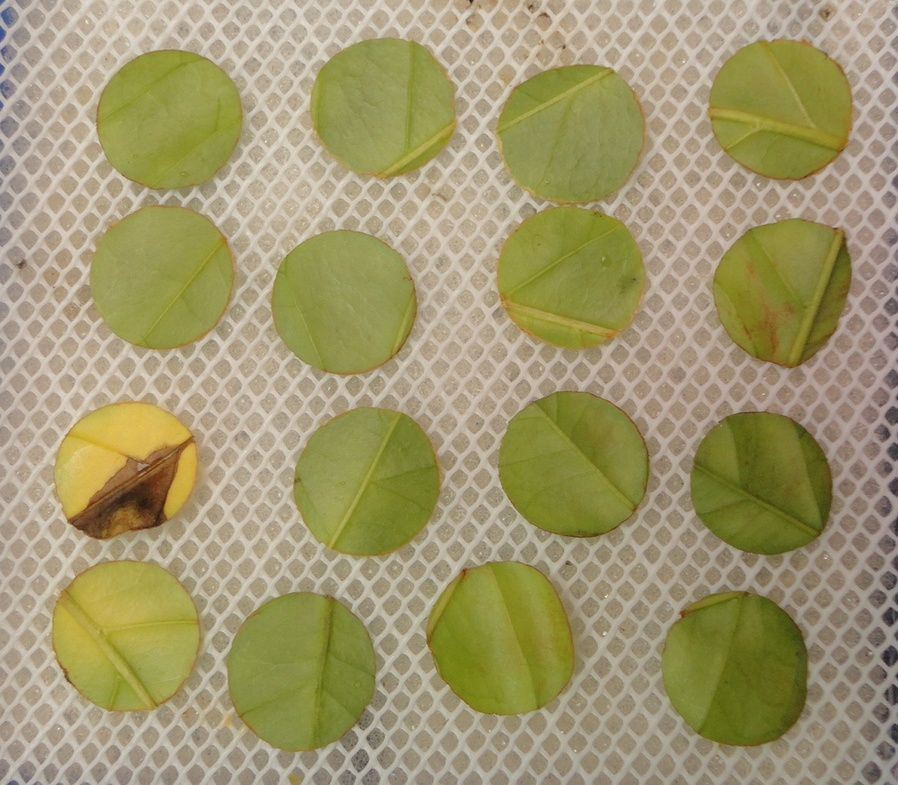
#> input picture Roteiros de Estudo Orientado - REOs/REO 02/AULA_03/cafe.JPG, 898 x 785 px, shrunk from 1176 x 1028 before the run, found by its file name
$ python aula_03_ex_07.py
#> lines starting #> are read from the running program, lines starting #| are printed output that depends on the picture; after the words box and inside, x2 and y2 are one past the last pixel; in counts of white or black regions, pixels touching at a corner belong together
########################################################################################################################
# Lavras - MG
# 20/06/2020
# Universidade Federal de Lavras - UFLA
# Departamento de Biologia
# Programa de Pós Graduação em Genética e Melhoramento de Plantas
# Disciplina: Visão Computacional No Melhoramento de Plantas
# Docente: Vinícius Quintão Carneiro
# E-mail: vinicius.carneiro@ufla.br
# Github: vqcarneiro
########################################################################################################################
# PROCEDIMENTO: Thresholding - Limiar Otsu
########################################################################################################################
# Importar pacotes
import cv2 # Importa o pacote opencv
import numpy as np # Importa o pacote numpy
from matplotlib import pyplot as plt # Importa o pacote matplotlib
########################################################################################################################
# Leitura da imagem

nome_arquivo = 'cafe.jpg'

img_bgr = cv2.imread(nome_arquivo,1)
#> img_bgr is the input picture: shape (785, 898, 3); mean B, G, R 109.8, 151.5, 160.2
img_rgb = cv2.cvtColor(img_bgr,cv2.COLOR_BGR2RGB)
img_YCrCb = cv2.cvtColor(img_bgr,cv2.COLOR_BGR2YCR_CB)
#> img_YCrCb: shape (785, 898, 3); mean of channels 0, 1, 2 149.4, 135.7, 105.7

print('----------------------------------------------------------------------------------------------------------------')
print('INFORMAÇÕES DA IMAGEM')
print('----------------------------------------------------------------------------------------------------------------')
lin, col, canais = np.shape(img_bgr)
#> lin = 785; col = 898; canais = 3
print('Dimensão: ' + str(lin) +' x '+ str(col))
#| Dimensão: 785 x 898
print('Canais: ' + str(canais))
#| Canais: 3
print('Largura: ' + str(col))
#| Largura: 898
print('Altura: ' + str(lin))
#| Altura: 785
print('----------------------------------------------------------------------------------------------------------------')
########################################################################################################################
# Partição dos canais
Y,Cr,Cb = cv2.split(img_YCrCb)
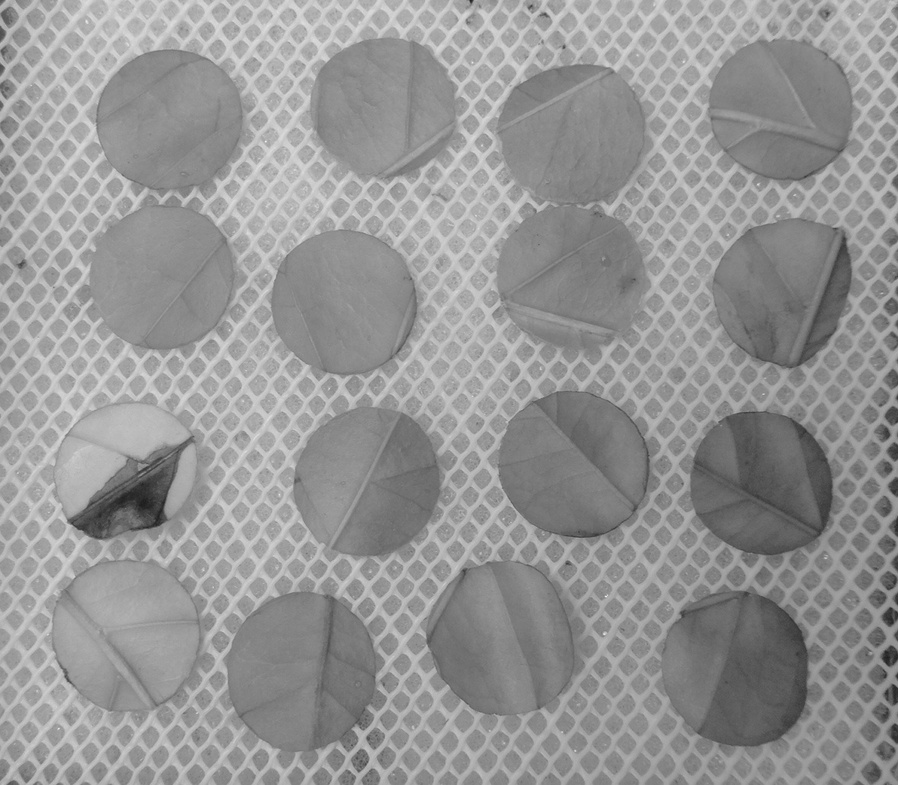
#> Y: shape (785, 898); min 29, max 243, mean 149.4
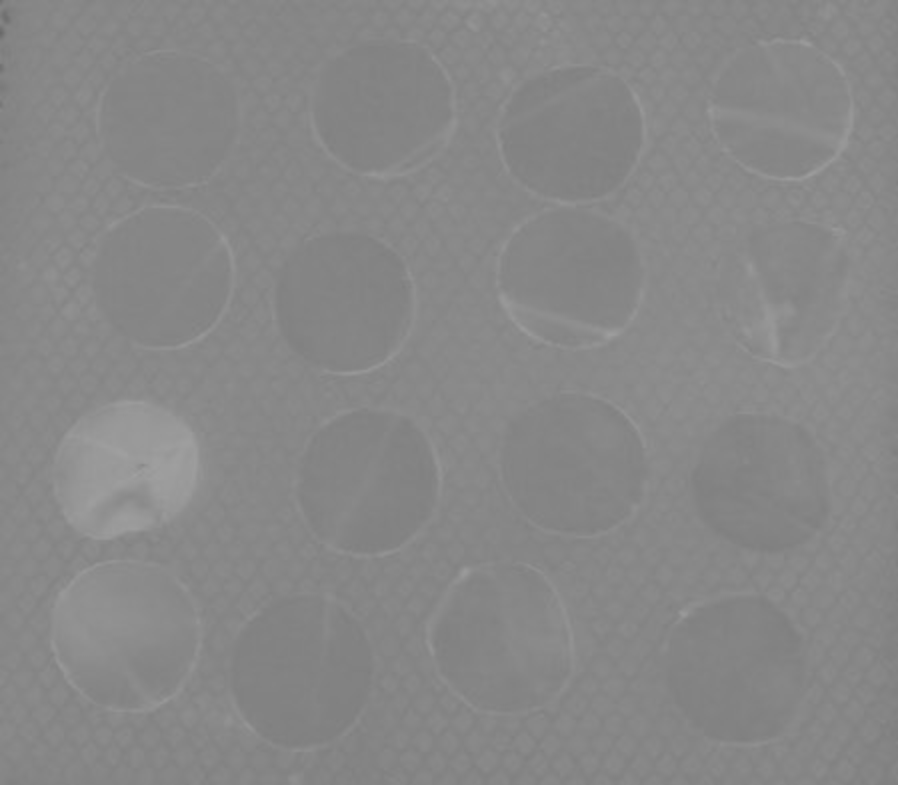
#> Cr: shape (785, 898); min 105, max 160, mean 135.7
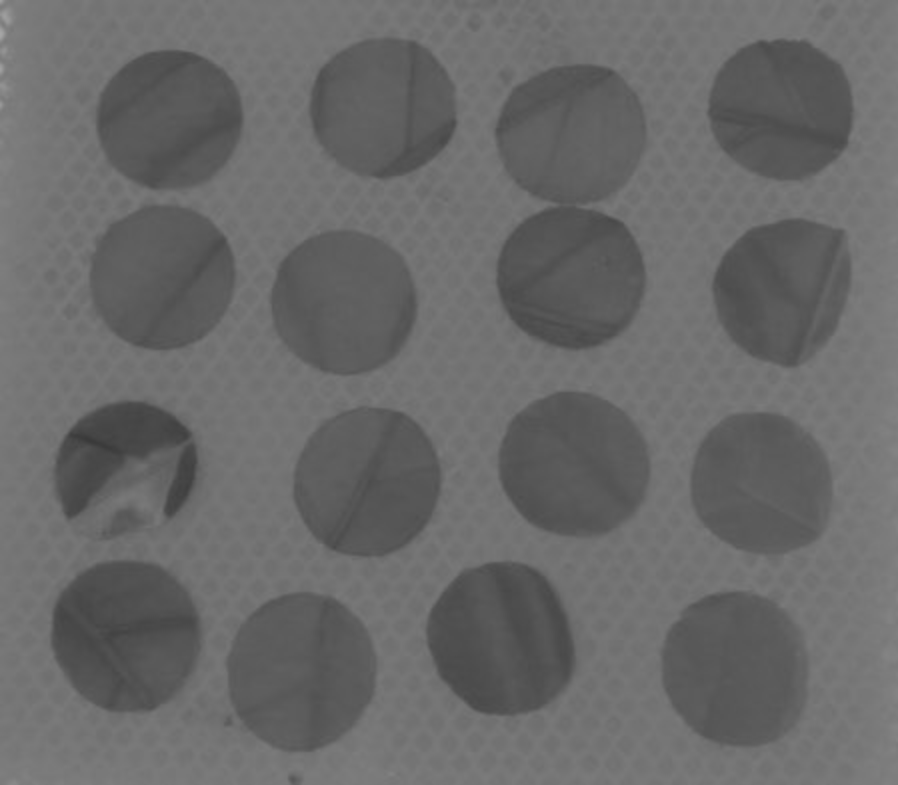
#> Cb: shape (785, 898); min 57, max 166, mean 105.7
########################################################################################################################
# Histograma escala de cinza
hist_Cr = cv2.calcHist([Cb],[0], None, [256],[0,256])
#> hist_Cr = 256 values, max 57031 at index 117, min 0 at index 0, mean 2753.6

########################################################################################################################
# Limiarização - Thresholding

(L, img_limiar) = cv2.threshold(Cb,0,255,  cv2.THRESH_BINARY+cv2.THRESH_OTSU)
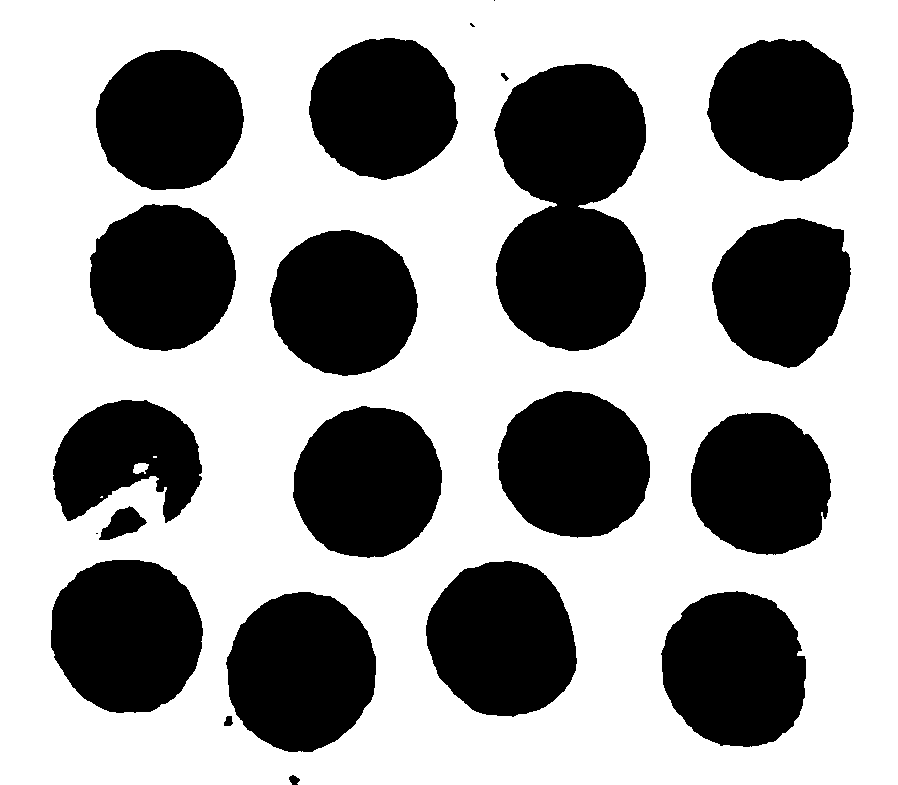
#> img_limiar: shape (785, 898); 61.8% white; 22 black regions (3 under 20 px), largest, box (x1, y1, x2, y2) and area: (494, 64, 646, 351) 33927, (226, 592, 376, 752) 18588, (51, 560, 203, 713) 18430
#> L = 102
(L, img_limiar_inv) = cv2.threshold(Cb,0,255,cv2.THRESH_BINARY_INV+cv2.THRESH_OTSU)


'''
b, g, r = cv2.split(img_bgr)
rgba = [b,g,r, img_limiar_inv]
dst = cv2.merge(rgba,4)

img_YCrCb = cv2.cvtColor(dst,cv2.COLOR_BGR2Lab)
Y,Cr,Cb = cv2.split(img_YCrCb)

(L, img_limiar) = cv2.threshold(Y,0,255,  cv2.THRESH_BINARY+cv2.THRESH_OTSU)
(L, img_limiar_inv) = cv2.threshold(Y,0,255,cv2.THRESH_BINARY_INV+cv2.THRESH_OTSU)
'''

print('----------------------------------------------------------------------------------------------------------------')
print('INFORMAÇÕES DO AULA_03')
print('----------------------------------------------------------------------------------------------------------------')
print('Limiar: ' + str(L))
#| Limiar: 102.0
print('----------------------------------------------------------------------------------------------------------------')

########################################################################################################################
# Obtendo imagem segmentada
img_segmentada = cv2.bitwise_and(img_rgb,img_rgb,mask=img_limiar_inv)
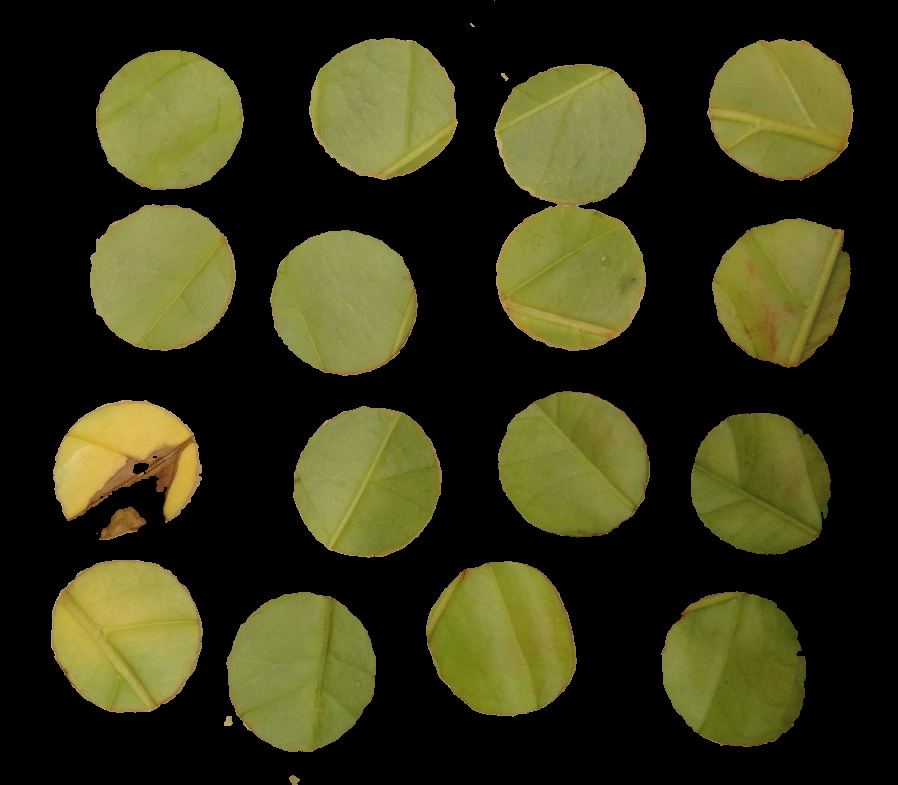
#> img_segmentada: shape (785, 898, 3); mean R, G, B 53.4, 52.8, 22.9

########################################################################################################################
# Apresentar figuras

plt.figure('Thresholding')
plt.subplot(2,2,1)
plt.imshow(img_rgb)
plt.title('RGB')

plt.subplot(2,2,2)
plt.plot(hist_Cr,color = 'black')
plt.axvline(x=L,color = 'r')
plt.title("Histograma - Cb")
plt.xlim([0,256])
plt.xlabel("Valores Pixels")
plt.ylabel("Número de Pixels")

plt.subplot(2,2,3)
plt.imshow(img_limiar,cmap='gray')
plt.title('Limiar: ' + str(L))

plt.subplot(2,2,4)
plt.imshow(img_limiar_inv,cmap='gray')
plt.title('Limiar: ' + str(L))

plt.figure('Segmentação')
plt.subplot(1,2,1)
plt.imshow(img_rgb)
plt.title('RGB')

plt.subplot(1,2,2)
plt.imshow(img_segmentada)
plt.title('Segmentada')

plt.show()
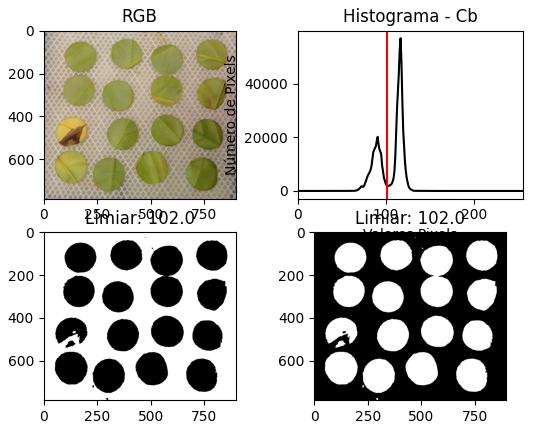
#> figure drawn by matplotlib, 4 panels; panel 2: curve peaks at x = 117, y = 57031
########################################################################################################################
#cv2.imwrite('img_seg.png',cv2.cvtColor(img_segmentada,cv2.COLOR_RGB2BGR))

$ run again, with Roteiros de Estudo Orientado - REOs/REO 02/AULA_03/feijao.jpg copied over Roteiros de Estudo Orientado - REOs/REO 02/AULA_03/cafe.JPG
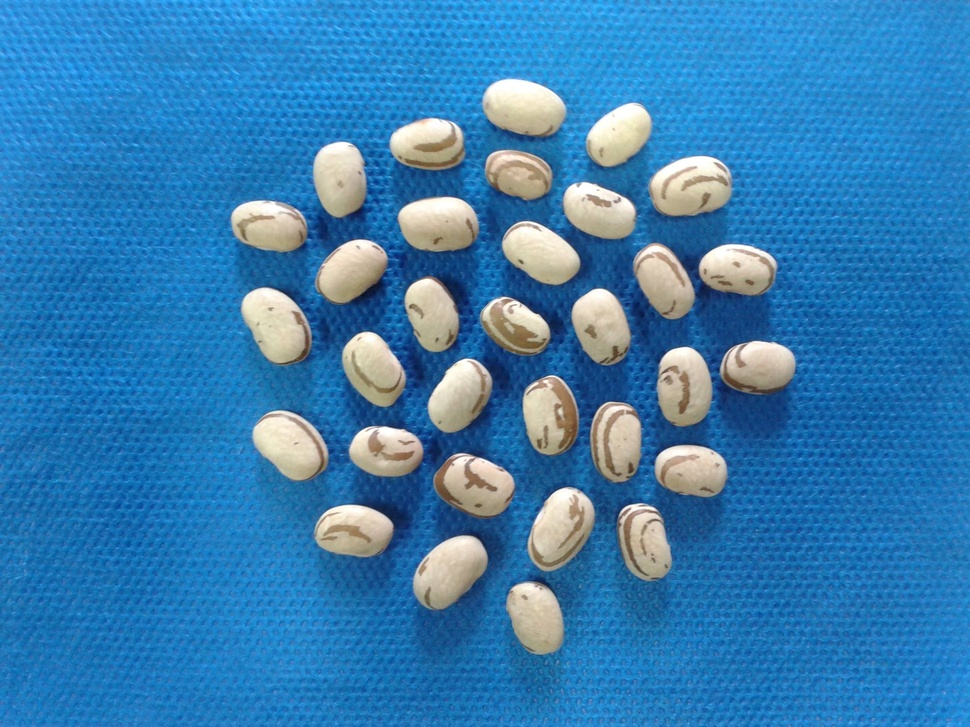
#> input picture Roteiros de Estudo Orientado - REOs/REO 02/AULA_03/feijao.jpg, 970 x 727 px, shrunk from 2048 x 1536 before the run, found by its file name
#> img_bgr is the input picture: shape (727, 970, 3); mean B, G, R 178.7, 126.2, 55.7
#> img_YCrCb: shape (727, 970, 3); mean of channels 0, 1, 2 111.1, 88.5, 166.1
#| Dimensão: 727 x 970
#| Canais: 3
#| Largura: 970
#| Altura: 727
#> hist_Cr = 256 values, max 64920 at index 176, min 0 at index 0, mean 2754.6
#> `(L, img_limiar) = cv2.threshold(Cb,0,255,  cv2.THRESH_BINARY+cv2.THRES..`:
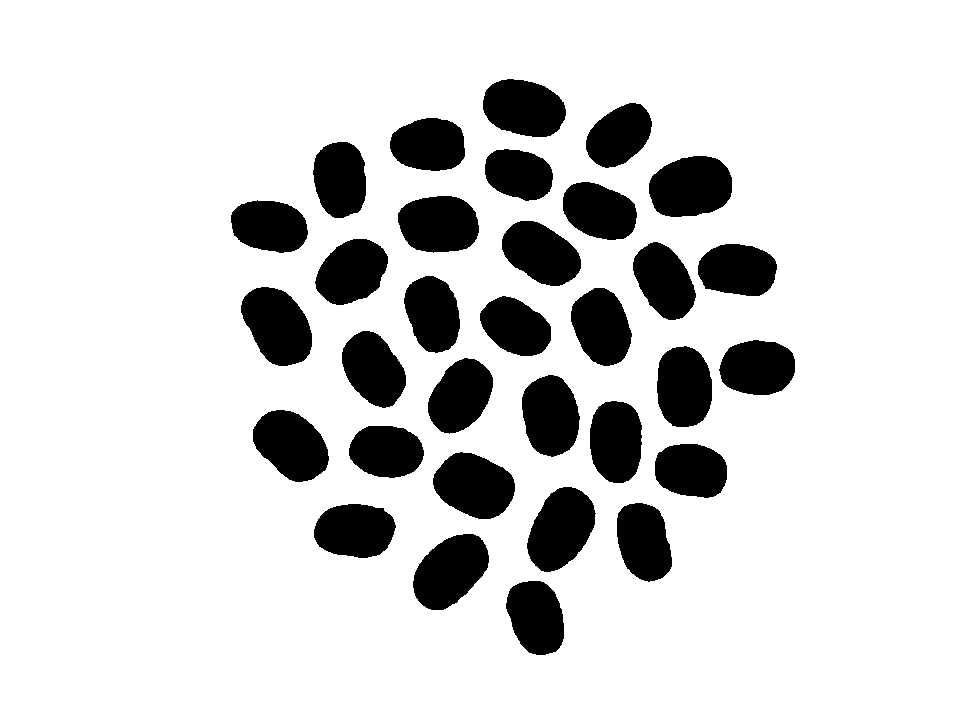
#> img_limiar: shape (727, 970); 84.3% white; 32 black regions, largest, box (x1, y1, x2, y2) and area: (649, 156, 732, 217) 4068, (527, 487, 596, 572) 4055, (241, 287, 312, 366) 4005
#> L = 146
#| Limiar: 146.0
#> `plt.show()`:
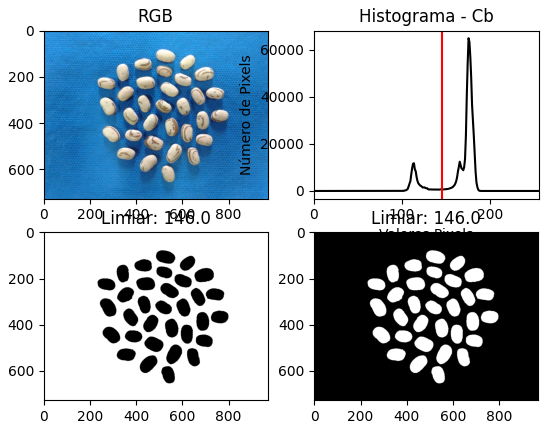
#> figure drawn by matplotlib, 4 panels; panel 2: curve peaks at x = 176, y = 64920

$ run again, with Roteiros de Estudo Orientado - REOs/REO 02/AULA_03/macas.jpg copied over Roteiros de Estudo Orientado - REOs/REO 02/AULA_03/cafe.JPG
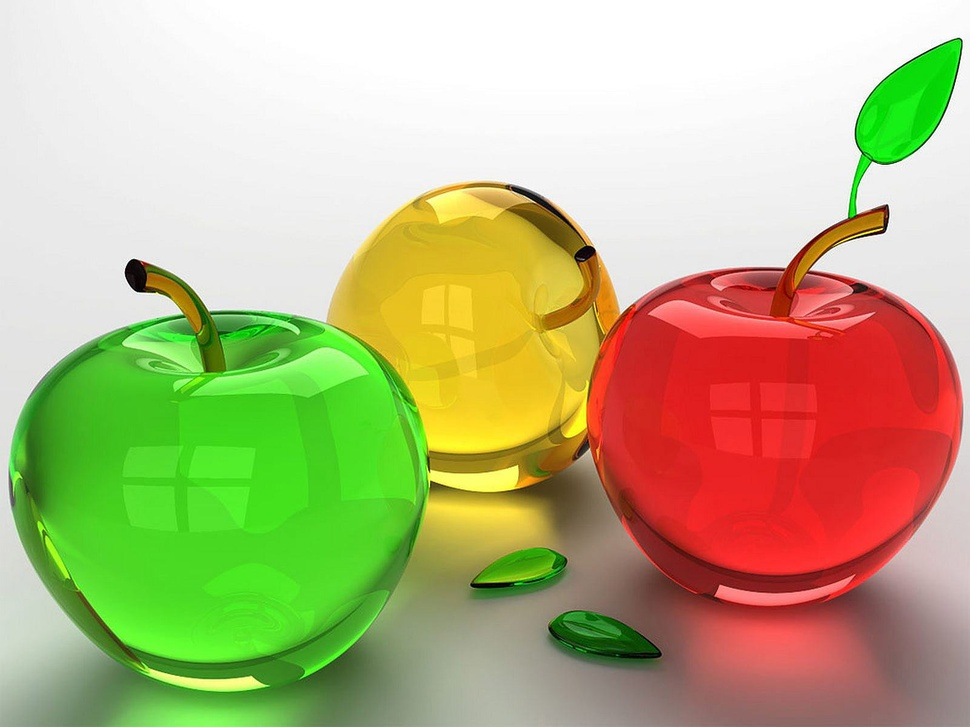
#> input picture Roteiros de Estudo Orientado - REOs/REO 02/AULA_03/macas.jpg, 970 x 727 px, shrunk from 1600 x 1200 before the run, found by its file name
#> img_bgr is the input picture: shape (727, 970, 3); mean B, G, R 129.3, 180.1, 184.7
#> img_YCrCb: shape (727, 970, 3); mean of channels 0, 1, 2 175.7, 134.4, 101.8
#| Dimensão: 727 x 970
#| Canais: 3
#| Largura: 970
#| Altura: 727
#> hist_Cr = 256 values, max 230385 at index 128, min 0 at index 0, mean 2754.6
#> `(L, img_limiar) = cv2.threshold(Cb,0,255,  cv2.THRESH_BINARY+cv2.THRES..`:
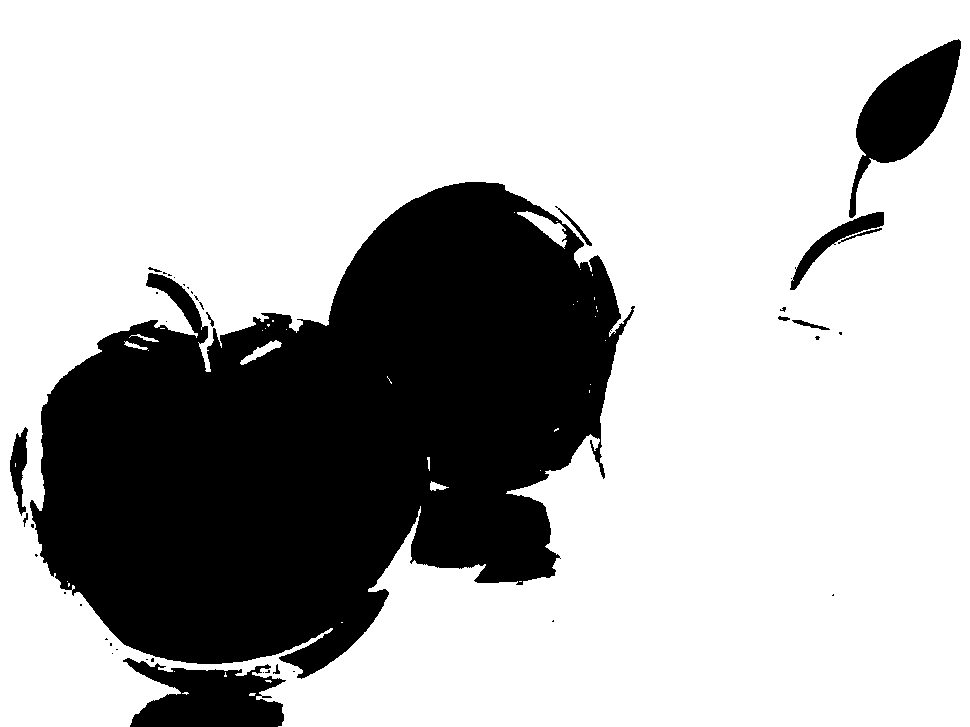
#> img_limiar: shape (727, 970); 71.4% white; 42 black regions (29 under 20 px), largest, box (x1, y1, x2, y2) and area: (30, 182, 635, 679) 183332, (849, 39, 961, 218) 7888, (123, 658, 286, 727) 7246
#> L = 89
#| Limiar: 89.0
#> `plt.show()`:
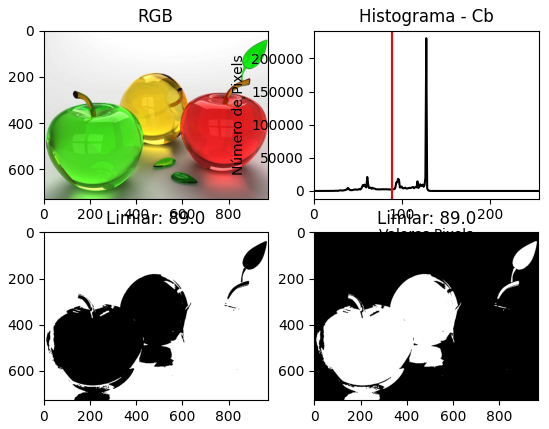
#> figure drawn by matplotlib, 4 panels; panel 2: curve peaks at x = 128, y = 230385
